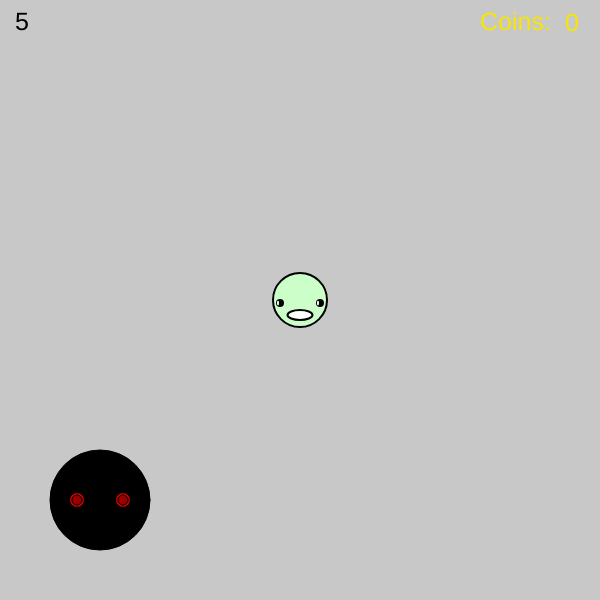
Frame 1 (no input)
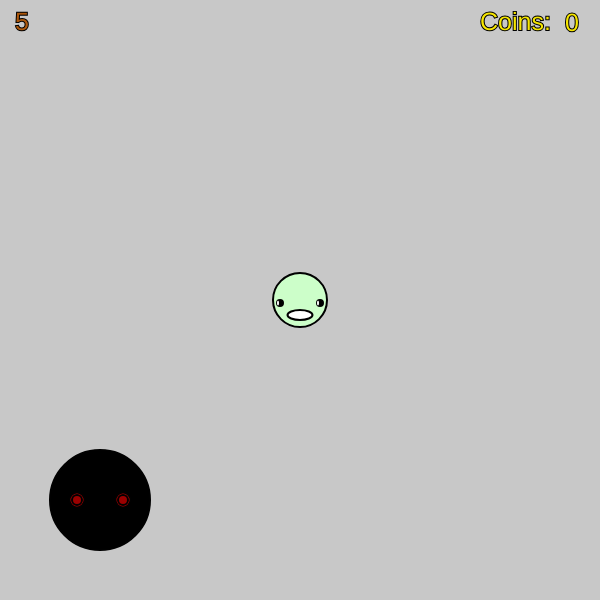
Frame 60 (no input)
Frame 120 (the mouse pressed at the canvas centre since frame 60): identical to frame 60, image omitted

The p5.js sketch that drew these frames (run headless with seeded random() and noise() and a simulated clock; from frame 60 on, the mouse is pressed at the canvas centre):

// p5.js sketch
// ── sketch.js
/////                               WELCOME
/////                                 TO
/////                            "LAVA ROOM"

///// This is a game about a little ball man who loves to collect coins, but is always being chased by a black hole monster.
////Every time a coin is taken, the room fills up with more lava. It'sa lose-lose, but the goal is to collect as many coins
////until the room fills up with lava completely while avoiding the monster. 

///HOW TO PLAY:
///SPACE TO START GAME/SCARE MONSTER/SCRAMBLE COIN PLACEMENT
///MONSTER COMES RIGHT AT YOU, BE READY!
///IF MONSTER TOUCHES YOU 5 TIMES, YOU LOSE.
///IF YOU GO UNDER THE LAVA, YOU LOSE.
///COLLECT THE COINS.
///MORE COINS = MORE LAVA.
///THE WALLS CAN BE STICKY - BE CAREFUL.

var ballx 
var bally 
var ballmovex
var ballmovey
var ballr

var enemy_x
var enemy_y
var enemymove_x
var enemymove_y
var enemy_r
var enemyspeed

var coinx
var coiny
var coinr

var l
var s

var lavalevel


function setup(){
   
    createCanvas(600, 600);
    ballx = 300;
    bally = 300;
    ballmovex = 0;
    ballmovey = 0;
    ballr = 27;
    lavalevel = 600;
    
    enemy_x = 100;
    enemy_y = 500;
    enemy_r = 50
    enemymove_x = 0;
    enemymove_y = 0;
    coinx = -100
    coiny = -100
    coinr = 10;
    l=5
    s = 0 
    
   
    
}

function draw(){
    background(200);

    //lives and score
            textSize(25);
            text(l, 15, 30);
                fill(246, 230, 0);
                text("Coins:", 480, 30);
                text(s, 565, 31);
    
    //enemymove
    enemy_x = enemy_x+enemymove_x;
    enemy_y = enemy_y-enemymove_y;
    
//facemove

    ballx = ballx + ballmovex;
    bally = bally + ballmovey;
  
//enemy

    fill(0);
            ellipse(enemy_x, enemy_y, enemy_r*2, enemy_r*2);
    fill(200, 0, 0);
//eyes
            ellipse(enemy_x - 23, enemy_y, 15, 15);
            ellipse(enemy_x + 23, enemy_y, 15, 15);
    fill(155, 0, 0)
            ellipse(enemy_x - 23, enemy_y, 10, 10);
            ellipse(enemy_x + 23, enemy_y, 10, 10);
    
//face
    //head
     fill(204, 254, 201);
    strokeWeight(2);
    ellipse(ballx, bally, ballr*2, ballr*2);
    //eyes
    fill(0);
    ellipse(ballx-20, bally+3, 6, 6);
    ellipse(ballx+20, bally+3, 6, 6);
    //highlights
    fill(255);
    noStroke(1);
    ellipse(ballx-22, bally+3, 2, 5);
    ellipse(ballx+18, bally+3, 2, 5);
   
    //mouth
    stroke(0);
    ellipse(ballx, bally+15, 25, 10);

    
//coin    
    fill(252, 210, 0);
    ellipse(coinx, coiny, coinr*2, coinr*2);

//lava 
    fill(172, 87, 12)
    noStroke();
    rect(0, lavalevel, 600, 800);
    stroke(1);
    
    
//borders
    //BALL

    if(ballx - ballr < 0 || ballx + ballr > width){
        ballmovex = 0;
    } else if(bally - ballr < 0 || bally + ballr > height){
        ballmovey = 0;
    }
    
    //ENEMY
    if(enemy_x - enemy_r < 0 || enemy_x + enemy_r > width){
        enemymove_x = -enemymove_x;
        
    } else if(enemy_y + enemy_r < 0 || enemy_y + enemy_r > height){
        enemymove_y = -enemymove_y;
        
    }
    
            //GAMEOVER
                        if(lavalevel<bally+10){
                            gameover();
                        } 
                       
///////////////////////////////////////////////COLLISION

    var dx = enemy_x - ballx;
    var dy = enemy_y - bally;
    var distance = Math.sqrt(dx * dx + dy * dy);
    var cx = ballx - coinx;
    var cy = bally - coiny;
    var coindistance = Math.sqrt(cx * cx + cy * cy);
            //death
            if(distance < enemy_r + ballr){
                reset();
                l=l-1;
            }
                if(l<=0){
                    gameover();
                }
    
            if(coindistance < ballr + coinr){
                coinx = random(60, 540);
                coiny = random(60, lavalevel-ballr-40);
                lavalevel = lavalevel-20;
                s=s+1;
            }  
                        
                             
                      
    
    
}


//'''''''''''''''''''''''''''''''''''''''''''''''''''''''''''''''''''''''''''''

function reset(){
    ballx = 300;
    bally = lavalevel-300;
    
    if(lavalevel<250){
        bally = lavalevel-50; 
    }
    ballmovex = 0;
    ballmovey = 0;
    ballr = 27;
    enemy_x = 100;
    enemy_y = 500;
    enemy_r = 50
    enemymove_x = 0;
    enemymove_y = 0;
    coinx = -100;
    coiny = -100;
   
 
    
    
    
}


//controlling face

function keyPressed(){
 if(keyCode === RIGHT_ARROW){
     ballmovex = 7;
     ballmovey = 0;
        
 } else if(keyCode === LEFT_ARROW){
        ballmovex = -7;
        ballmovey = 0;
            
    } else if(keyCode === UP_ARROW){
        ballmovey = -7;
        ballmovex = 0;
        
    } else if(keyCode === DOWN_ARROW){
        ballmovey = 7;
        ballmovex = 0;
    } else if(key === ' '){
        enemymove_x = 8
        enemymove_y = 8
                coinx = random(60, 540);
                coiny = random(60, lavalevel-ballr-40);
      
    } else if(keyCode === SHIFT)
        reset();
    
    }

function gameover(){
     
    fill(0);
    rect(0, 0, 600, 600);
    ballmovex=0;
    ballmovey=0;
    ballx=1500;
    bally=1300;
    l=5
    s=0
    lavalevel=600 
}










    
